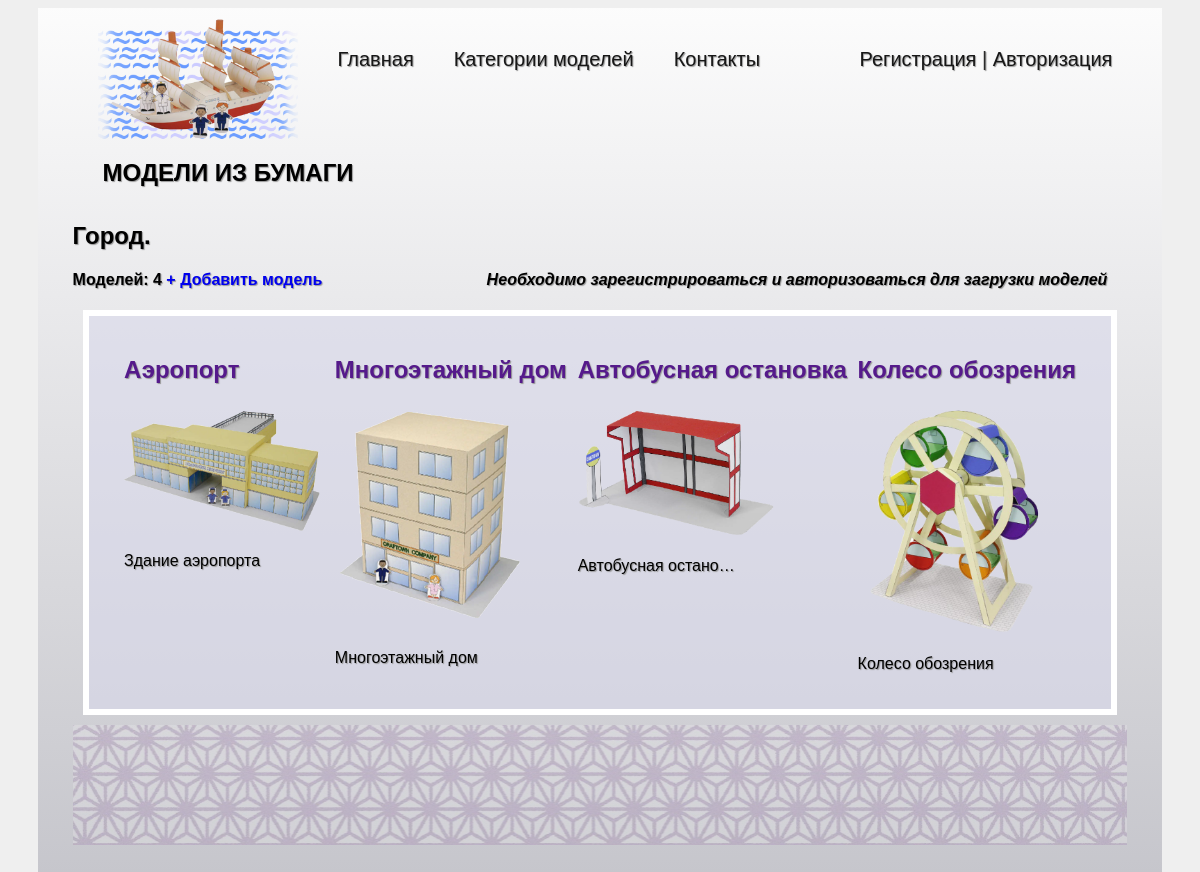
The app's page /projects/1/, older data.
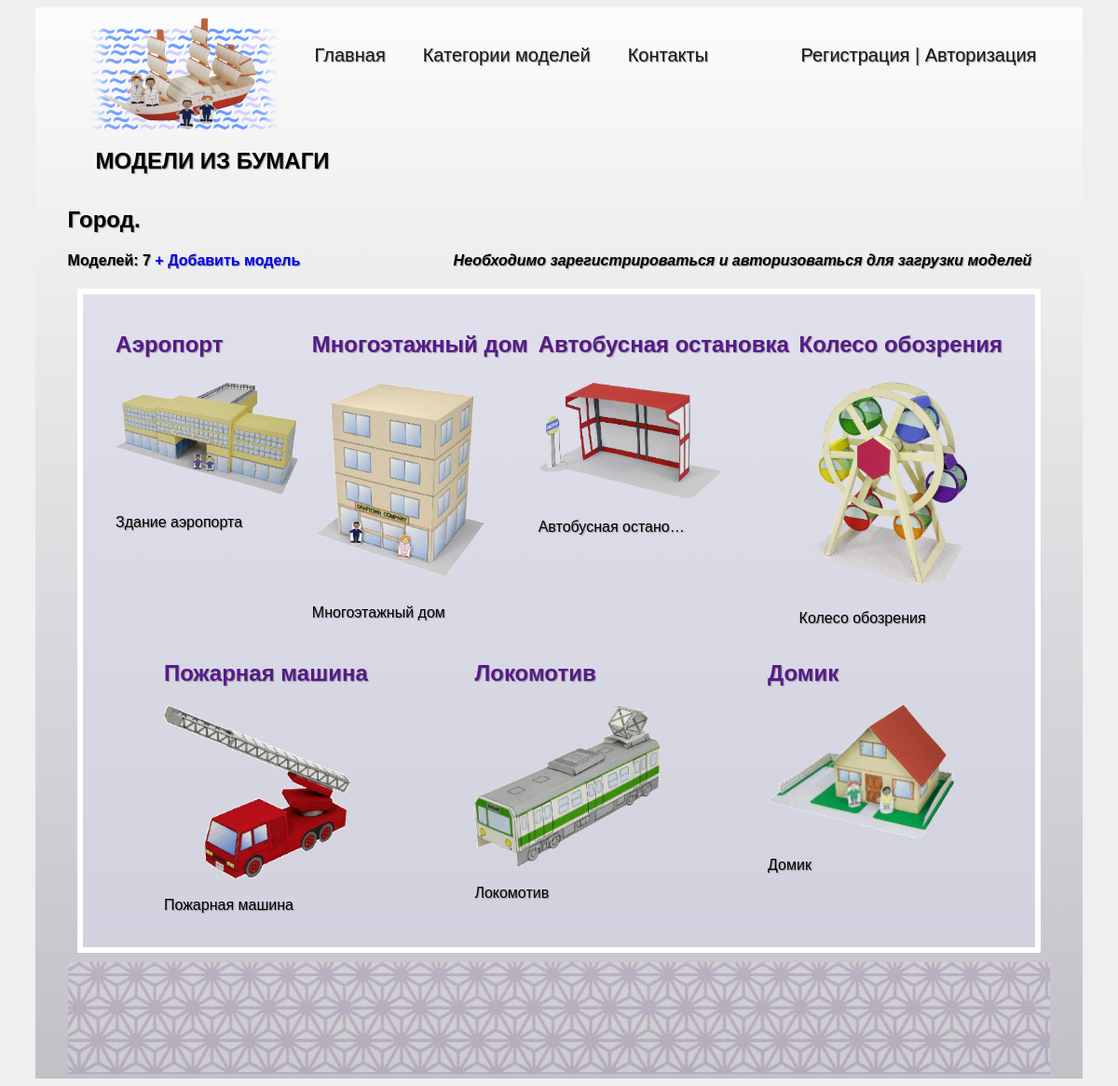
The same page, newer data.
### papermodels/models.py (models this page shows, shortened)
class PaperModelsCategories(models.Model):
    title = models.CharField(max_length=50)
    description = models.TextField()
    image = models.ImageField(upload_to='papermodels/images')

class PaperModels(models.Model):
    title = models.CharField(max_length=255)
    description = models.CharField(max_length=255)
    image = models.ImageField(upload_to='papermodels/images')
    upload = models.FileField(upload_to='papermodels/uploads')
    category = models.ForeignKey(PaperModelsCategories, on_delete=models.CASCADE)
    created = models.DateTimeField(auto_now=True)

### papermodels/views.py (the view)
# urls.py: path('<int:model_id>/', project, name='project'),
def project(request, model_id):
    category_title = get_object_or_404(PaperModelsCategories, pk=model_id).title
    project = PaperModels.objects.filter(category_id=model_id)
    context = {"project": project,
               "id": model_id,
               "cat_title": category_title}
    return render(request, 'papermodels/project.html', context=context)

### papermodels/templates/papermodels/project.html
{% extends 'papermodels/base.html' %}
{% load static %}
{% block content %}
{% if id == 1 %}
<link rel="stylesheet" href="{% static 'css/style_prj1.css' %}">
{% elif id == 2 %}
<link rel="stylesheet" href="{% static 'css/style_prj2.css' %}">
{% elif id == 3 %}
<link rel="stylesheet" href="{% static 'css/style_prj3.css' %}">
{% endif %}
<h2 class="cat_title">{{ cat_title }}.<br></h2>
<h4>Моделей: {{ project.count }} <a class="add_model" href="{% url 'papermodels:upload'%}"> + Добавить модель</a>
    {% if request.user.is_authenticated %}
    <em class="last">Нажмите на выбранную модель чтобы загрузить инструкцию</em>
    {% else %}
    <em class="last">Необходимо зарегистрироваться и авторизоваться для загрузки моделей</em>
    {% endif %}
</h4>
<div class="models">
    {% for model in project %}
    <div class="elements">
        {% if request.user.is_authenticated %}
        <h2 class="top"><a href="{{ model.upload.url }}" target="_blank">{{ model.title }}</a></h2>
        <a href="{{ model.upload.url }}" target="_blank"><img class="model_img" src="{{ model.image.url }}"
                                                              alt="img"></a>
        {% else %}
        <h2 class="top"><a href="">{{ model.title }}</a></h2>
        <a href=""><img class="model_img" src="{{ model.image.url }}" alt="img"></a>
        {% endif %}
        <div class="blog_text"><p>{{ model.description | striptags | truncatechars:18 }}</p></div>
    </div>
    {% endfor %}
</div>
<div class="footer"></div>
{% endblock %}

### papermodels/templates/papermodels/base.html (shortened to what this page needs)
<!DOCTYPE html>
{% load static %}
<html lang="en">
<head>
    <link rel="stylesheet" href="{% static 'css/style.css' %}">
</head>
<body>
<div class="container">
<div class="menu">
    <div class="wrap">
        <ul class="menu">
            <li ><a href="{% url 'main' %}"><img class="logo" src="{% static 'papermodels/logo.png' %}" alt="logo"></a></li>
            <li class="text"><a href="{% url 'main' %}">Главная</a></li>
            <li class="text"><a href="{% url 'papermodels:projects' %}">Категории моделей</a></li>
            <li class="text"><a href="{% url 'contacts' %}">Контакты</a></li>
            {% if request.user.is_authenticated %}
            <li class="text last">{{ user.username }} | <a href="{% url 'papermodels:logout' %}">Выйти</a></li>
            {% else %}
            <li class="text last"><a href="{% url 'papermodels:register' %}">Регистрация</a> | <a href="{% url 'login' %}">Авторизация</a></li>
            {% endif %}
        </ul>
    </div>
</div>
<h1 class="title">МОДЕЛИ ИЗ БУМАГИ</h1>
<div class="content">
    <div class="wrap">
        {% block content %}
        {% endblock %}
    </div>
</div>
</div>
</body>
</html>

### papermodels/static/css/style.css (style rules this page uses)
body { background-color: rgb(239, 239, 239); text-shadow: 1px 1px 1px rgb(150, 150, 150); font-family: "Lucida Sans", "Lucida Sans Regular", "Lucida Grande", "Lucida Sans Unicode", Geneva, Verdana, sans-serif; }
.content { padding: 5px 35px; }
.menu .wrap { list-style: none; }
ul { list-style: none; }
ul.menu { margin: 0; padding: 0; color: #2a2a2a; font-size: 20px; overflow: hidden; }
ul.menu li { float: left; margin: 0 10px 0px 30px; padding-top: 5px; }
ul.menu li.last { float: right; padding-right: 40px; }
ul.menu li a { color: #171717; text-decoration: none; }
.logo { max-width: 200px; }
ul.menu img.logo { margin: 0px auto 2px 30px; padding-top: 0; }
ul.menu li.text { margin-top: 35px; }
.container { margin: 0 auto; max-width: 95%; min-height: 960px; background-image: linear-gradient(to bottom, rgba(255, 255, 255, 0.8), rgba(84, 84, 106, 0.3)); }
h1 { margin: 0px 40px; }
.title { font-size: x-large; font-weight: 800; padding: 10px 25px; }
.models { display: flex; background-color: rgb(225, 225, 225); border: 6px solid #fff; margin: 10px 10px; padding: 20px 30px; justify-content: space-around; flex-direction: row; flex-wrap: wrap; align-content: flex-start; }
.model_img { max-width: 200px; }
.footer { min-height: 120px; }
a { text-decoration: none; }
.last { float: right; margin-right: 20px; }

### papermodels/static/css/style_prj1.css (style rules this page uses)
.models { background-color: rgba(217, 217, 236, 0.605); }
.footer { background: url("../papermodels/backgr_1.jpg") 100% 0 repeat-x; opacity: 0.2; }

Row changes from the older to the newer data that the page shows:
added PaperModels: title "Пожарная машина", image (picture), description "Пожарная машина"
added PaperModels: title "Локомотив", image (picture), description "Локомотив"
added PaperModels: title "Домик", image (picture), description "Домик"
Text that changed along with them:
{{ project.count }}: "4" → "7"
